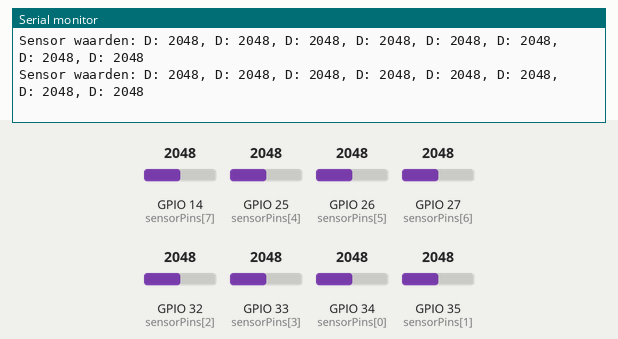
Simulated run of this sketch. Board: ESP32. Parts: the last lines printed to the serial monitor. The test bench sets the inputs (shaded band); at power-on: GPIO 27 (sensorPins[6]) = 2048, GPIO 14 (sensorPins[7]) = 2048, GPIO 25 (sensorPins[4]) = 2048, GPIO 26 (sensorPins[5]) = 2048, GPIO 32 (sensorPins[2]) = 2048, GPIO 33 (sensorPins[3]) = 2048, GPIO 34 (sensorPins[0]) = 2048, GPIO 35 (sensorPins[1]) = 2048. Nothing arrives over Bluetooth unless stated.

Above: at 7.2 s.
7.3 s: GPIO 27 (sensorPins[6]) set to 1046
At 7.53 s:
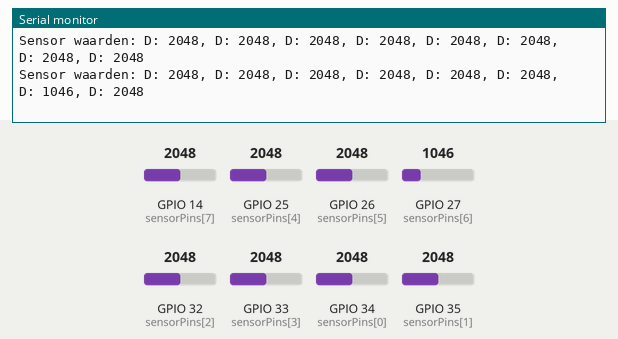
8.8 s: GPIO 27 (sensorPins[6]) set to 941
At 8.84 s:
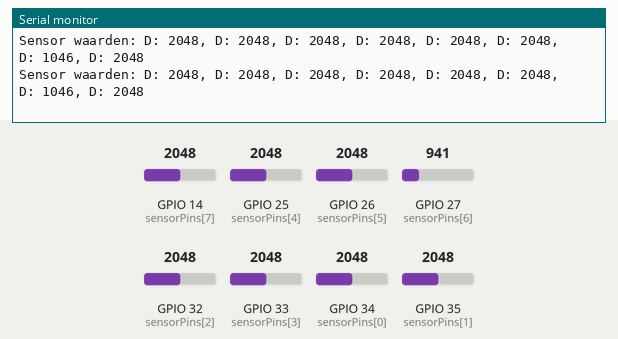

Measured:
- after the input at 7.3 s, the serial monitor: prints a new line after 0.10 s (image 1)

The sketch:

SerialToSerialBT.ino
```cpp
//BLUETOOTH
  #include "BluetoothSerial.h"
  String device_name = "ESP32_slave_Lucas";
//SENSOR
  const int sensorPins[] = {34, 35, 32, 33, 25, 26, 27, 14};
  const int numSensors = 8; // Aantal sensoren

#if !defined(CONFIG_BT_ENABLED) || !defined(CONFIG_BLUEDROID_ENABLED)
#error Bluetooth is not enabled! Please run `make menuconfig` to and enable it
#endif


#if !defined(CONFIG_BT_SPP_ENABLED)
#error Serial Port Profile for Bluetooth is not available or not enabled. It is only available for the ESP32 chip.
#endif

BluetoothSerial SerialBT;

void setup() {
  //BLUETOOTH
    Serial.begin(9600);
    SerialBT.begin(device_name);  //Bluetooth device name
    Serial.printf("The device with name \"%s\" is started.\nNow you can pair it with Bluetooth!\n", device_name.c_str());
  //SENSORWAARDEN
    for (int i = 0; i < numSensors; i++)
    {
    pinMode(sensorPins[i], INPUT);
    }


}

void loop() {
  //BLUETOOTH
    if (Serial.available()) {
      SerialBT.write(Serial.read());
      }
    if (SerialBT.available()) {
      Serial.write(SerialBT.read());
    }
      delay(20);

  // SENSORWAARDEN
    int sensorValues[numSensors];
    for (int i = 0; i < numSensors; i++)
    {
    sensorValues[i] = analogRead(sensorPins[i]);
    }

    Serial.print("Sensor waarden: ");
    for (int i = 0; i < numSensors; i++) {
    Serial.print("D");
    Serial.print(": ");
    Serial.print(sensorValues[i]);
    if (i < numSensors - 1) Serial.print(", ");
    }
    Serial.println();
    delay(100);


}
```
